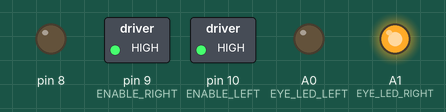
Recording of a sketch running on a simulated Arduino Nano, built with avr-gcc and run on an emulated ATmega328P. On the bench: switched loads named in the sketch (green lamp = pin HIGH), output pins drawn as LEDs (lit = HIGH). Random numbers use the default seed unless the sketch sets one.

Above: at 0.42 s.
At 4.62 s:
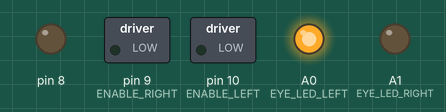
At 22.47 s:
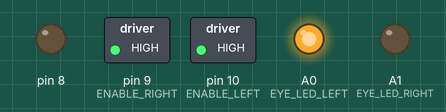
At 30.34 s:
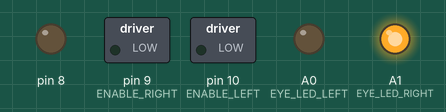
Timing chart, 0 to 40.0 s (numbered marks = the images above):
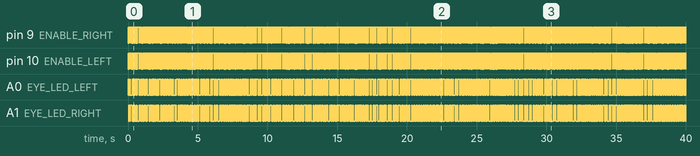

The sketch:

EXPERIMENTAL_Sound_RandomPentatonic.ino
```cpp
#include "freiBot.h"

// http://fonte.me/arduino/#Musician
/*
 Musician

Plays a (fairly) random tune until the program is stopped
8-ohm speaker on digital pin 8

//Copyright (c) 2012 Jeremy Fonte
//This code is released under the MIT license
//http://opensource.org/licenses/MIT
*/
// addapte for freiBot: stochri, 2015

int randomNote = 131;
int randomDuration = 2;
int noteStep = 1;
int notes[15];

void setup() {

  pinMode(8, OUTPUT);

  notes[1] = 131;
  notes[2] = 147;
  notes[3] = 165;
  notes[4] = 196;
  notes[5] = 220;
  notes[6] = 262;
  notes[7] = 294;
  notes[8] = 330;
  notes[9] = 392;
  notes[10] = 440;
  notes[11] = 523;
  notes[12] = 587;
  notes[13] = 659;
  notes[14] = 784;
  notes[15] = 880;

  randomNote = random(1, 15);
}

void loop() {
  static uint8_t count = 0;

  setLed(EYE_LED_LEFT,  !((count) & 01));
  setLed(EYE_LED_RIGHT, (count) & 01);
  count++;

  noteStep = random(-3, 3);
  randomNote = randomNote + noteStep;
  if (randomNote < 1) {
    randomNote = random(1, 15);
  }
  else if (randomNote > 15) {
    randomNote = random(1, 15);
  }

  randomDuration = random(1, 8);
  // to calculate the note duration, take one second
  // divided by the note type.
  //e.g. quarter note = 1000 / 4, eighth note = 1000/8, etc.
  int noteDuration = 3000 / randomDuration;
  //tone(8, notes[randomNote],noteDuration);
  motorTone( notes[randomNote], noteDuration);

  // to distinguish the notes, set a minimum time between them.
  // the note's duration + 30% seems to work well:
  int pauseBetweenNotes = noteDuration * 1.30;
  delay(10);
  // stop the tone playing:
  //noTone(8);
}
```

asuro.cpp
```cpp
/*
*
* Compatiblity library for the "freiBot"
* Functions like the ASURO LIB
*
* http://sourceforge.net/projects/asuro/
*
*/
#include "asuro.h"

extern "C"
{
	void Msleep(uint32_t time_ms)
	{
	  delay(time_ms);
	}

	void Sleep(uint32_t time_us)
	{
	  delayMicroseconds(time_us);
	}

	void MotorSpeed(uint8_t left, uint8_t right)
	{
	  analogWrite(ENABLE_RIGHT, right);
	  analogWrite(ENABLE_LEFT, left);
	}

	void MotorDir(uint8_t left, uint8_t right)
	{
	  //*************** left motor *****************
	  if (left == FWD)
	  {
	    digitalWrite(MOTOR_LEFT1, LOW);
	    digitalWrite(MOTOR_LEFT2, HIGH);
	  }
	  if (left == RWD)
	  {
	    digitalWrite(MOTOR_LEFT1, HIGH);
	    digitalWrite(MOTOR_LEFT2, LOW);
	  }
	  if (left == BREAK)
	  {
	    digitalWrite(MOTOR_LEFT1, LOW);
	    digitalWrite(MOTOR_LEFT2, LOW);
	    MotorSpeed(255, 255);
	  }
	  if (left == FREE)
	  {
    	    analogWrite(ENABLE_LEFT, 0);
    	    digitalWrite(MOTOR_LEFT1, LOW);
	    digitalWrite(MOTOR_LEFT2, LOW);
	  }
	  //********** right motor ********************
	  if (right == FWD)
	  {
	    digitalWrite(MOTOR_RIGHT1, LOW);
	    digitalWrite(MOTOR_RIGHT2, HIGH);
	  }
	  if (right == RWD)
	  {
	    digitalWrite(MOTOR_RIGHT1, HIGH);
	    digitalWrite(MOTOR_RIGHT2, LOW);
	  }
	  if (right == BREAK)
	  {
	    digitalWrite(MOTOR_RIGHT1, LOW);
	    digitalWrite(MOTOR_RIGHT2, LOW);
	    MotorSpeed(255, 255);
	  }
	  if (right == FREE)
	  {
	    analogWrite(ENABLE_RIGHT, 0);
	    digitalWrite(MOTOR_RIGHT1, LOW);
	    digitalWrite(MOTOR_RIGHT2, LOW);
	  }

	}

	/*!
	 *  moves the robot forward/backward  OR  turns the robot
	 *        You can use the old function-names Go() and Turn()
	 *
	 * \param distance travalling distance in cm. positive = forward, negative = backward
	 *
	 * \param degree degrees to turn. positive = turn right, negative = turn left. range: -360..360
	 * \param speed motor speed. range: 0..255
	 *
	 */
	// void GoTurn(int distance, int degree, int speed);

	// tbd: rework
	// preliminary functions:
	// there is no encoder evailable on this robot
	// therefore the distance is even a coarse estimation
	#define DISTANCE_FACTOR 32
	#define TURN_FAKTOR 33

	void Go(int16_t distance, uint8_t speed)
	{
	  if(distance>0)  MotorDir(FWD, FWD);
	  else            MotorDir(RWD, RWD);
	  MotorSpeed(speed,speed);
	  delay((int32_t)abs(distance)*DISTANCE_FACTOR);
	  MotorDir(BREAK,BREAK); // rotate if there is no signal
	  delay(200);
	}

	void Turn(int16_t degree, uint8_t speed)
	{
	  if(degree>0)  MotorDir(FWD, RWD);
	  else          MotorDir(RWD, FWD);
	  MotorSpeed(speed,speed);
	  delay((int32_t)abs(degree)*TURN_FAKTOR/10);
	  MotorDir(BREAK,BREAK);
	  delay(200);
	}
}
/*******************************************************************************
*   -c--date---version--nickname--------email---------------------------------
*
*   (c) 2015   V0.1     stochri         christoph(at)roboterclub-freiburg.de
*   (c) ..     V0.2     ...... ........ ( your name ) ........................
*
*******************************************************************************
*   This program is free software; you can redistribute it and/or modify      *
*   it under the terms of the GNU General Public License as published by      *
*   the Free Software Foundation version 2 of the License,                    *
*   If you want to use this software for commercial purposes and you          *
*   don't want to make it open source, please contact the authors for         *
*   licensing.                                                                *
*                                                                             *
*   IF YOU EXTEND THE PROGRAM PLEASE MAINTAIN THE LIST OF AUTHORS             *
*   ( which means adding copyright in the list above )                        *
*                                                                             *
*******************************************************************************/
```

asuro.h
```cpp
#include "Arduino.h"
#include "sound_extended.h"
#include "stdint.h"
#include "pin_defintions.h"

/************************************************************************************

	driver definitions

        Functions for compatibility to the ASURO robot

************************************************************************************/
// ASRURO Motor states
#define FREE    0                    // motor free runing
#define BREAK   1                    // break motor
#define FWD     2                    // motor forward
#define RWD     3                    // motor backward

#define LEFT	1
#define RIGHT   2

//#define Sleep(x) delayMicroseconds(x)

#ifdef __cplusplus
extern "C"
{
#endif
  void Msleep(uint32_t time_ms);
  void Sleep(uint32_t time_us);
  void MotorSpeed(uint8_t left, uint8_t right);
  void MotorDir(uint8_t left, uint8_t right);
  void Go   ( int16_t distance, uint8_t speed );
  void Turn ( int16_t degree  , uint8_t speed );
#ifdef __cplusplus
}
#endif


/*******************************************************************************
*   -c--date---version--nickname--------email---------------------------------
*
*   (c) 2015   V0.1     stochri         christoph(at)roboterclub-freiburg.de
*   (c) ..     V0.2     ...... ........ ( your name ) ........................
*
*******************************************************************************
*   This program is free software; you can redistribute it and/or modify      *
*   it under the terms of the GNU General Public License as published by      *
*   the Free Software Foundation version 2 of the License,                    *
*   If you want to use this software for commercial purposes and you          *
*   don't want to make it open source, please contact the authors for         *
*   licensing.                                                                *
*                                                                             *
*   IF YOU EXTEND THE PROGRAM PLEASE MAINTAIN THE LIST OF AUTHORS             *
*   ( which means adding copyright in the list above )                        *
*                                                                             *
*******************************************************************************/
```

freiBot.cpp
```cpp
#include "asuro.h"

void initRobotHardware()
{
  pinMode(IR_SENSOR, INPUT);

  pinMode(BUTTONPIN, INPUT_PULLUP);
  pinMode(WHISKERPIN, INPUT_PULLUP);

  pinMode(LEDPIN, OUTPUT);
  pinMode(EYE_LED_LEFT, OUTPUT);
  pinMode(EYE_LED_RIGHT, OUTPUT);

  pinMode(ENABLE_RIGHT, OUTPUT);
  pinMode(MOTOR_RIGHT1, OUTPUT);
  pinMode(MOTOR_RIGHT2, OUTPUT);

  pinMode(ENABLE_LEFT, OUTPUT);
  pinMode(MOTOR_LEFT1, OUTPUT);
  pinMode(MOTOR_LEFT2, OUTPUT);

}

#define EYESAMPLINGTIME_MS 20

uint16_t get_eyeValue(uint8_t side)
{
  uint16_t eye;
  uint32_t value = 0;
  uint32_t stopTime;
  uint32_t count = 0;

  stopTime = millis() + EYESAMPLINGTIME_MS;

  if (side == LEFT) eye = EYE_LED_LEFT;
  else              eye = EYE_LED_RIGHT;

  pinMode(EYE_LED_LEFT, OUTPUT);
  pinMode(EYE_LED_RIGHT, OUTPUT);
  digitalWrite(EYE_LED_LEFT, 0); // discharge
  digitalWrite(EYE_LED_RIGHT, 0); // discharge

  pinMode(eye, INPUT);

  while (millis() < stopTime)
  {
    value = value + analogRead(eye);
    count++;
  }

  value = value / count;

  return value;
}

#define LIGHTJUMPTRIGGERLEVEL 20
// wait for a sudden increasing light and exit
// or exit after timeout
uint8_t isLightJump(uint32_t timeOut_ms)
{
  int16_t oldValue = 0x7FFF;
  int16_t value;
  int16_t left;
  int16_t right;
  uint8_t trueIfLightJump = false;
  uint32_t stopTime;

  stopTime = millis() + timeOut_ms;
  while (millis() < stopTime)
  {
    left  = get_eyeValue(LEFT);
    right = get_eyeValue(RIGHT);
    value = left + right;
    if (value - oldValue > LIGHTJUMPTRIGGERLEVEL)
    {
      trueIfLightJump = true;
      break;
    }
    oldValue = value;
  }
  return trueIfLightJump;
}

void setLed(uint8_t led, uint8_t value)
{
  if (led == EYE_LED_LEFT)
  {
    pinMode(EYE_LED_LEFT, OUTPUT);
    digitalWrite(EYE_LED_LEFT, value);
  }
  if (led == EYE_LED_RIGHT)
  {
    pinMode(EYE_LED_RIGHT, OUTPUT);
    digitalWrite(EYE_LED_RIGHT, value);
  }
}

uint8_t isIrSignal()
{
  return !digitalRead(IR_SENSOR);
}

void waitForIrSignal()
{
  while (!isIrSignal());
}

uint8_t whiskerTouched()
{
  static uint8_t oldState = 0;
  uint8_t state;
  uint8_t result = 0;

  state = !digitalRead(WHISKERPIN);

  if ((state != 0) && (oldState == 0)) result = 1;

  oldState = state;

  return result;
}


/*******************************************************************************
*   -c--date---version--nickname--------email---------------------------------
*
*   (c) 2015   V0.1     stochri         christoph(at)roboterclub-freiburg.de
*
*******************************************************************************
*   This program is free software; you can redistribute it and/or modify      *
*   it under the terms of the GNU General Public License as published by      *
*   the Free Software Foundation version 2 of the License,                    *
*   If you want to use this software for commercial purposes and you          *
*   don't want to make it open source, please contact the authors for         *
*   licensing.                                                                *
*                                                                             *
*   IF YOU EXTEND THE PROGRAM PLEASE MAINTAIN THE LIST OF AUTHORS             *
*   ( which means adding copyright in the list above )                        *
*                                                                             *
*******************************************************************************/
```

freiBot.h
```cpp
  #include "asuro.h"
  //#include "sound.h"

  void initRobotHardware(void);
  uint16_t get_eyeValue(uint8_t side);
  uint8_t isLightJump(uint32_t timeOut_ms);
  void setLed(uint8_t led, uint8_t value);
  uint8_t isIrSignal(void);
  void waitForIrSignal(void);
  uint8_t whiskerTouched(void);
    void Sound ( uint16_t freq,  uint16_t duration_msec,  uint8_t  amplitude);

  void motrChirp(uint16_t startFreq_HZ, uint16_t stopFreq_HZ,uint16_t duration_ms);
  void ringSound(void);
  void chirp(void);
  void beep(void);

/*******************************************************************************
*   -c--date---version--nickname--------email---------------------------------
*
*   (c) 2015   V0.1     stochri         christoph(at)roboterclub-freiburg.de
*   (c) ..     V0.2     ...... ........ ( your name ) ........................
*
*******************************************************************************
*   This program is free software; you can redistribute it and/or modify      *
*   it under the terms of the GNU General Public License as published by      *
*   the Free Software Foundation version 2 of the License,                    *
*   If you want to use this software for commercial purposes and you          *
*   don't want to make it open source, please contact the authors for         *
*   licensing.                                                                *
*                                                                             *
*   IF YOU EXTEND THE PROGRAM PLEASE MAINTAIN THE LIST OF AUTHORS             *
*   ( which means adding copyright in the list above )                        *
*                                                                             *
*******************************************************************************/
```

pin_defintions.h
```cpp
/*************************************************************************************

  GENUBOT

  robot hardware:

  microcontroller:     Arduino Nano
  motor driver:        L293D
  motors:              Pollin motors
  wheels:              inline skate ball bearings

  sensors:
  - button
  - 1 whisker
  - 2 LEDs ( used as light sensor )
  - MPU6050 3 axis accelerometer/gyrometer
  - IR sensor SFH5110

************************************************************************************/

// Arduino Nano pin out and schematic:
// https://www.arduino.cc/en/uploads/Main/ArduinoNanoManual23.pdf

// connecting the ARDUINO Nano and the MPU6050 accelerometer:
// http://shirotsuku.sakura.ne.jp/blog/?p=442
// ( interrupt pin is not connected at the moment to genubot )

// net list:
//===== robot pin name =  ARDUINO pin ===============================================================
#define MOTOR_RIGHT1     2 // dout, L293D pin10, motor driver right side, half bridge 1
#define MOTOR_RIGHT2     3 // dout, L293D pin15, motor driver right side, half bridge 2
#define IR_SENSOR        4  // din , SFH5110 sensor ( signal is active low )
#define NEOPIXEL_PIN     7  // dout, WS2812 RGB LED controll pin
#define ENABLE_RIGHT     9  // dout, L293D pin1, motor driver enable pin for right motor, OC1B used for motor PWM
#define ENABLE_LEFT      10 // dout, L293D pin9, motor driver enable pin for left moter, OC1A used for motor PWM
#define BUTTONPIN        11 // din,  button ( configure with pull up )
#define WHISKERPIN       12 // din,  whisker ( like a button configure with pull up )
#define LEDPIN           13 // dout, ARDUINO NANO LED

#define EYE_LED_LEFT     A0 // dout,ain, LED or LED as light sensor
#define EYE_LED_RIGHT    A1 // dout,ain, LED or LED as light sensor
#define MOTOR_LEFT2      A2  // dout, L293D pin2, motor driver left side half bridge 2
#define MOTOR_LEFT1      A3  // dout, L293D pin7, motor driver left side half bridge 1

// A2
// A3
#define I2C_SDA_PIN      A4 // I2C SDA, connected to MPU6050
#define I2C_SCL_PIN      A5 // I2C SCL, connected to MPU6050
// A6
// A7

// tbd:
// IR-LED digital out for distance sensor
// digital input for second whisker
// CNY70 line sensor digital out for LED
// CNY70 line sensor digital in for sensor

/*******************************************************************************
*   -c--date---version--nickname--------email---------------------------------
*
*   (c) 2015   V0.1     stochri         christoph(at)roboterclub-freiburg.de
*   (c) ..     V0.2     ...... ........ ( your name ) ........................
*
*******************************************************************************
*   This program is free software; you can redistribute it and/or modify      *
*   it under the terms of the GNU General Public License as published by      *
*   the Free Software Foundation version 2 of the License,                    *
*   If you want to use this software for commercial purposes and you          *
*   don't want to make it open source, please contact the authors for         *
*   licensing.                                                                *
*                                                                             *
*   IF YOU EXTEND THE PROGRAM PLEASE MAINTAIN THE LIST OF AUTHORS             *
*   ( which means adding copyright in the list above )                        *
*                                                                             *
*******************************************************************************/
```

sound.h
```cpp
#ifdef __cplusplus
extern "C"
{
#endif

#ifndef __SOUND__
  #define __SOUND__

  #include "stdint.h"

  void Sound ( uint16_t freq,  uint16_t duration_msec,  uint8_t  amplitude);
  void motorTone(uint16_t freq_HZ, uint16_t duration_ms);

  #define BEEP motorTone (1000, 100)

  #endif // __SOUND__

#ifdef __cplusplus
}
#endif
```

Source omitted: sound.c (3998 bytes), sound_extended.c (2187 bytes), sound_extended.h (1623 bytes)
